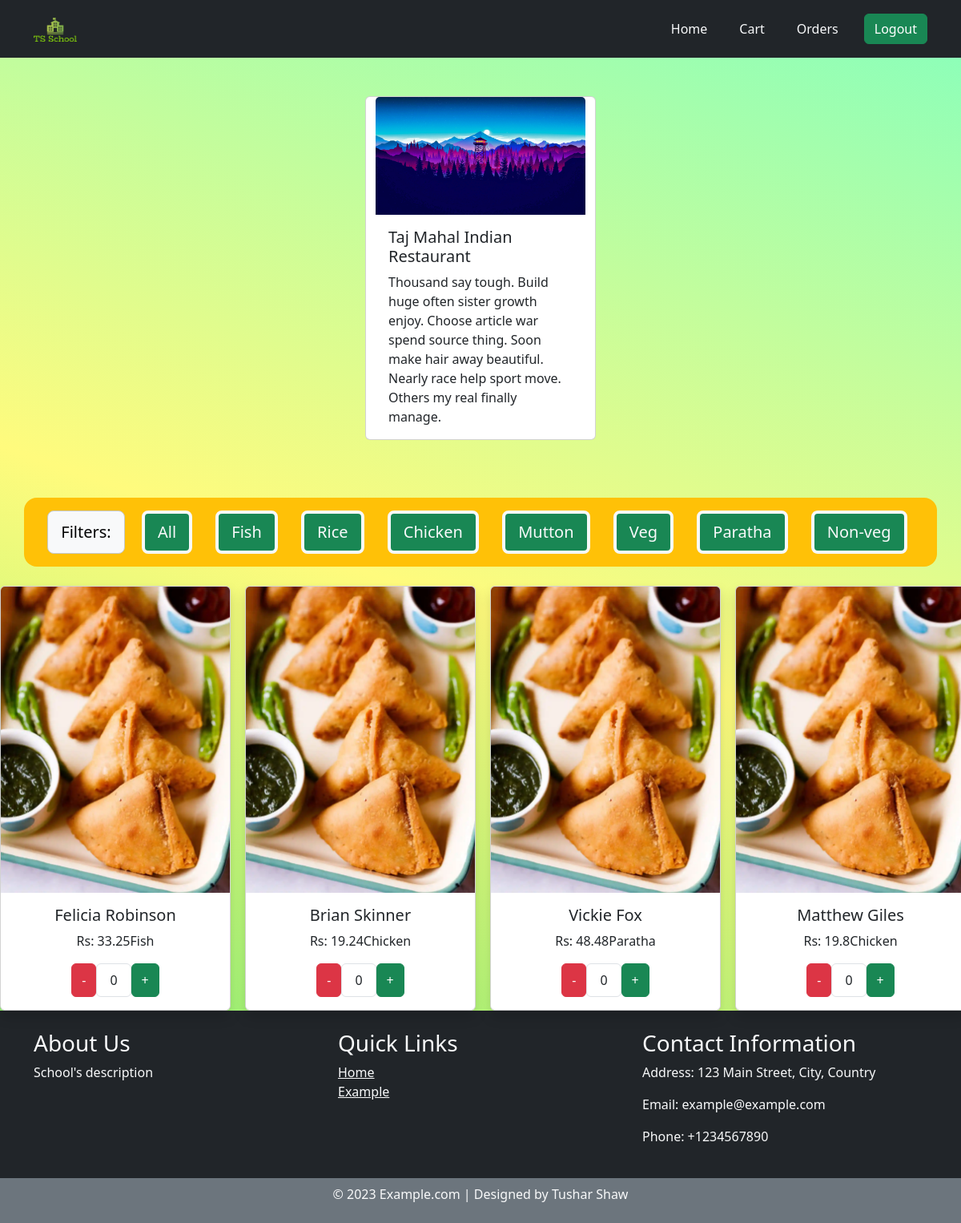
Screenshot of /restaurant/15 (signed in) with the database file from the repository.
### Menu/models.py (models this page shows, shortened)
class Restaurant(models.Model):
    name=models.CharField( max_length=50)
    address=models.CharField(max_length=150)
    description=models.CharField(max_length=200,null=True,blank=True)
    rating=models.FloatField()
    image=models.ImageField(upload_to='restaurant_images')

class Category(models.Model):
    catagory=models.CharField(max_length=50)
    def __str__(self):
        return self.catagory

class Food(models.Model):
    restaurant=models.ForeignKey(Restaurant,related_name='restaurant_name',on_delete=models.CASCADE)
    name=models.CharField(max_length=50)
    catagory=models.ForeignKey(Category,related_name='category',on_delete=models.CASCADE)
    cost=models.FloatField()
    image=models.ImageField(upload_to='food_images')

### Menu/views.py (the view)
# urls.py: path('restaurant/<id>',Menu,name='home'),
@login_required(login_url="/login/")
def Menu(request,id):
    foods=Food.objects.filter(restaurant__id=id)
    restaurant=Restaurant.objects.filter(id=id)#only for the restaurant card
    restaurant=restaurant[0]#only for the restaurant card
    category=Category.objects.all()
    cart_items = {}
    user = request.user
    if user.is_authenticated:
        cart_items_query = CartItem.objects.filter(cart__user=user)
        for item in cart_items_query:
            cart_items[item.food_id] = item.quantity
    if request.method=='POST':
        category_name = request.POST.get('category_id')
        foods=Food.objects.filter(restaurant__id=id,catagory__catagory__icontains=category_name)
    foods={'foods':foods,'restaurant':restaurant,'cart_items':cart_items,'category':category}
    return render(request,'menu.html',foods,)

### Menu/templatetags/custom_filters.py (called while the page is built)
@register.filter
def get_item(dictionary, key):
    return dictionary.get(key)

### Menu/templates/menu.html (shortened to what this page needs)
{% extends "base.html" %} {% block start %} {% csrf_token %}
{% load custom_filters %}
<div class="container py-5">
    <div class="row d-flex justify-content-center">
      <div class="card col-6 mx-auto" style="width: 18rem">
        <img src="{{ restaurant.image.url }}" class="card-img-top" alt="{{ restaurant.image }}" />
        <div class="card-body">
          <h5 class="card-title">{{ restaurant.name }}</h5>
          <p class="card-text">{{ restaurant.description }}</p>
        </div>
    </div>
  </div>
</div>
<div class="container rounded-4 p-3 bg-warning d-flex no-wrap mt-4 justify-content-evenly">
  <button class=" btn btn-lg border border-secondary-subtle  btn-light">Filters:</button>
  <form method="post">
  <button class="btn btn-success btn-lg border border-light border-4 text-light mx-2" type=submit>
    All
  </button>
</form>
  {% for c in category%}
  <form method="post">
  <button class="btn btn-success btn-lg border border-light border-4 text-light mx-2" type=submit>
    {{c}}
  </button>
</form>
  {%endfor%}
</div>
  <div class="row d-flex justify-content-center">
        {% for food in foods %}
          <div class="col-lg-3 col-md-4 col-sm-6 mt-4">
            <div class="card shadow" style="width: 18rem">
              <img src="{{ food.image.url }}" class="card-img-top" alt="..." />
              <div class="card-body text-center">
                <h5 class="card-title">{{ food.name }}</h5>
                <p class="card-text">Rs: {{ food.cost }}{{food.catagory}}</p>
                <div class="d-flex justify-content-center">
                  <button class="btn btn-danger decrement-btn" data-food-id="{{ food.id }}">-</button>
                  <ul class="list-group list-group-horizontal">
                    <li class="list-group-item item{{ food.id }}">
                      {{ cart_items|get_item:food.id|default:"0" }}
                    </li>
                </ul>
                  <button class="btn btn-success increment-btn" data-food-id="{{ food.id }}">+</button>
              </div>
          </div>
        </div>
      </div>
      {% endfor %}
  </div>
{% endblock %}

### static/css/style.css (style rules this page uses)
body { background-color: #85ffbd; background-image: linear-gradient( 199deg, #85ffbd 0%, #fffb7d 50%, #6ff274 100% ); min-height: 100vh; }
.container { justify-content: space-evenly; }

### rows the page displays
Restaurant: name "Taj Mahal Indian Restaurant", description "Thousand say tough. Build huge often sister growth enjoy. Choose article war spend source thing. Soon make hair away beautiful. Nearly race help sport move. Others my real finally manage."
Category: catagory "Fish"
Category: catagory "Rice"
Category: catagory "Chicken"
Category: catagory "Mutton"
Category: catagory "Veg"
Category: catagory "Paratha"
Category: catagory "Non-veg"
Food: image (placeholder picture), name "Felicia Robinson", cost "33.25", catagory "Fish", id "0"
Food: image (placeholder picture), name "Brian Skinner", cost "19.24", catagory "Chicken", id "0"
Food: image (placeholder picture), name "Vickie Fox", cost "48.48", catagory "Paratha", id "0"
Food: image (placeholder picture), name "Matthew Giles", cost "19.8", catagory "Chicken", id "0"
